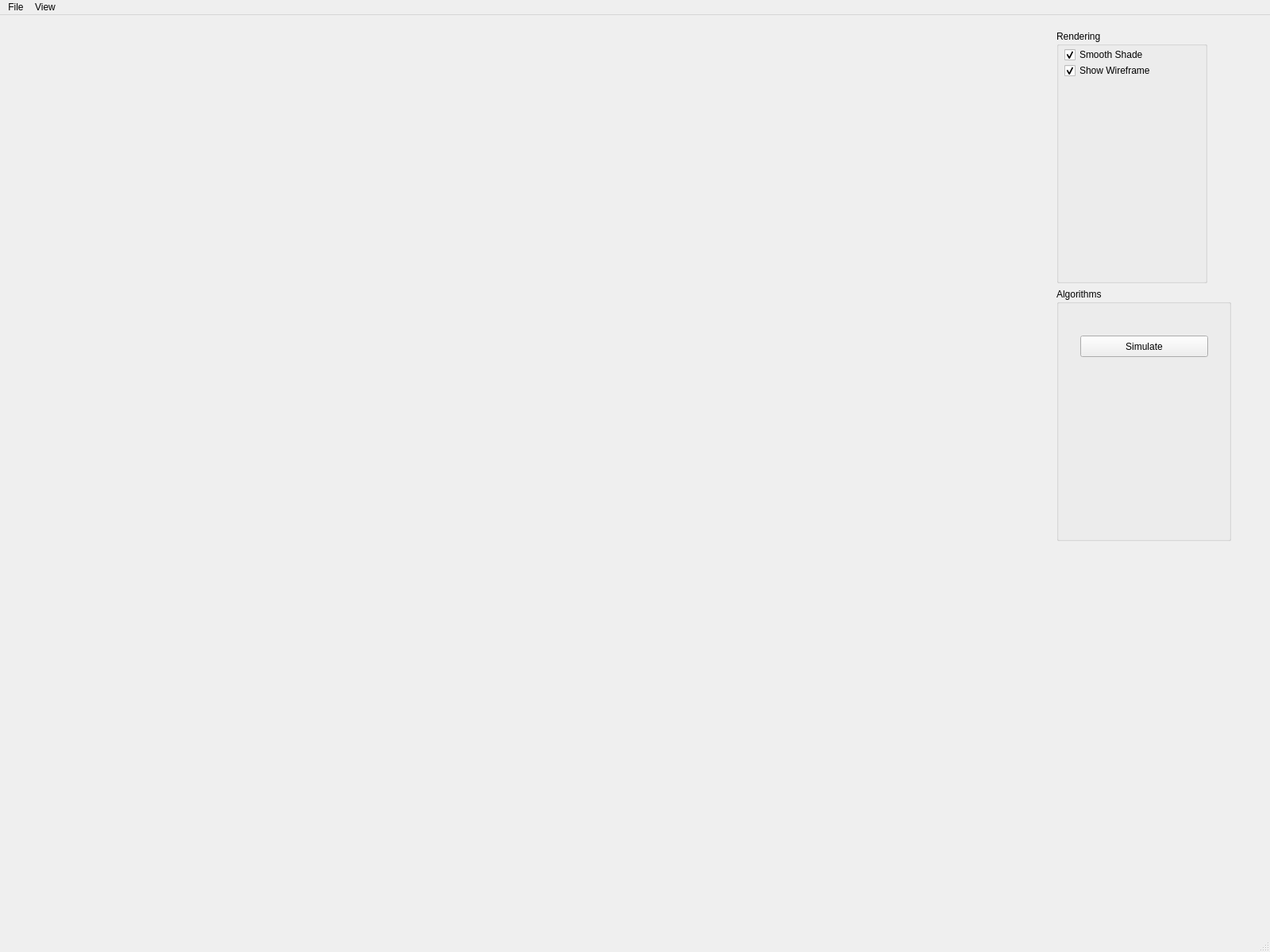
<?xml version="1.0" encoding="UTF-8"?>
<ui version="4.0">
 <class>MainWindow</class>
 <widget class="QMainWindow" name="MainWindow">
  <property name="geometry">
   <rect>
    <x>0</x>
    <y>0</y>
    <width>1600</width>
    <height>1200</height>
   </rect>
  </property>
  <property name="baseSize">
   <size>
    <width>0</width>
    <height>0</height>
   </size>
  </property>
  <property name="windowTitle">
   <string>MainWindow</string>
  </property>
  <widget class="QWidget" name="centralwidget">
   <layout class="QHBoxLayout" name="horizontalLayout">
    <item>
     <widget class="GLWidget" name="GLwidget" native="true">
      <property name="minimumSize">
       <size>
        <width>100</width>
        <height>100</height>
       </size>
      </property>
     </widget>
    </item>
    <item>
     <widget class="QWidget" name="widget" native="true">
      <property name="minimumSize">
       <size>
        <width>310</width>
        <height>310</height>
       </size>
      </property>
      <property name="maximumSize">
       <size>
        <width>190</width>
        <height>16777215</height>
       </size>
      </property>
      <widget class="QWidget" name="verticalLayoutWidget">
       <property name="geometry">
        <rect>
         <x>50</x>
         <y>10</y>
         <width>220</width>
         <height>644</height>
        </rect>
       </property>
       <layout class="QVBoxLayout" name="verticalLayout_9">
        <item>
         <widget class="QGroupBox" name="renderingBox">
          <property name="minimumSize">
           <size>
            <width>190</width>
            <height>130</height>
           </size>
          </property>
          <property name="maximumSize">
           <size>
            <width>170</width>
            <height>16777215</height>
           </size>
          </property>
          <property name="title">
           <string>Rendering</string>
          </property>
          <widget class="QCheckBox" name="smoothShadeCheckBox">
           <property name="geometry">
            <rect>
             <x>10</x>
             <y>20</y>
             <width>131</width>
             <height>22</height>
            </rect>
           </property>
           <property name="text">
            <string>Smooth Shade</string>
           </property>
           <property name="checked">
            <bool>true</bool>
           </property>
          </widget>
          <widget class="QCheckBox" name="wireframeCheckBox">
           <property name="geometry">
            <rect>
             <x>10</x>
             <y>40</y>
             <width>151</width>
             <height>22</height>
            </rect>
           </property>
           <property name="text">
            <string>Show Wireframe</string>
           </property>
           <property name="checked">
            <bool>true</bool>
           </property>
          </widget>
         </widget>
        </item>
        <item>
         <widget class="QGroupBox" name="algorithmsBox">
          <property name="minimumSize">
           <size>
            <width>0</width>
            <height>100</height>
           </size>
          </property>
          <property name="title">
           <string>Algorithms</string>
          </property>
          <widget class="QPushButton" name="relaxEmbeddingButton">
           <property name="geometry">
            <rect>
             <x>30</x>
             <y>60</y>
             <width>161</width>
             <height>27</height>
            </rect>
           </property>
           <property name="text">
            <string>Simulate</string>
           </property>
          </widget>
         </widget>
        </item>
       </layout>
      </widget>
     </widget>
    </item>
   </layout>
  </widget>
  <widget class="QMenuBar" name="menubar">
   <property name="geometry">
    <rect>
     <x>0</x>
     <y>0</y>
     <width>1600</width>
     <height>25</height>
    </rect>
   </property>
   <widget class="QMenu" name="menuVViewer">
    <property name="title">
     <string>File</string>
    </property>
    <addaction name="actionImport_OBJ"/>
    <addaction name="actionExit"/>
   </widget>
   <widget class="QMenu" name="menuView">
    <property name="title">
     <string>View</string>
    </property>
    <addaction name="actionReset_Camera"/>
    <addaction name="actionTake_Screenshot"/>
    <addaction name="actionExport_OBJ"/>
   </widget>
   <addaction name="menuVViewer"/>
   <addaction name="menuView"/>
  </widget>
  <widget class="QStatusBar" name="statusbar"/>
  <action name="actionExit">
   <property name="text">
    <string>Exit</string>
   </property>
  </action>
  <action name="actionReset_Camera">
   <property name="text">
    <string>Reset Camera</string>
   </property>
  </action>
  <action name="actionTake_Screenshot">
   <property name="text">
    <string>Take Screenshot</string>
   </property>
  </action>
  <action name="actionExport_OBJ">
   <property name="text">
    <string>Export 3D Mesh</string>
   </property>
  </action>
  <action name="actionImport_OBJ">
   <property name="text">
    <string>Import OBJ</string>
   </property>
  </action>
 </widget>
 <customwidgets>
  <customwidget>
   <class>GLWidget</class>
   <extends>QWidget</extends>
   <header>glwidget.h</header>
   <container>1</container>
  </customwidget>
 </customwidgets>
 <resources/>
 <connections/>
</ui>
